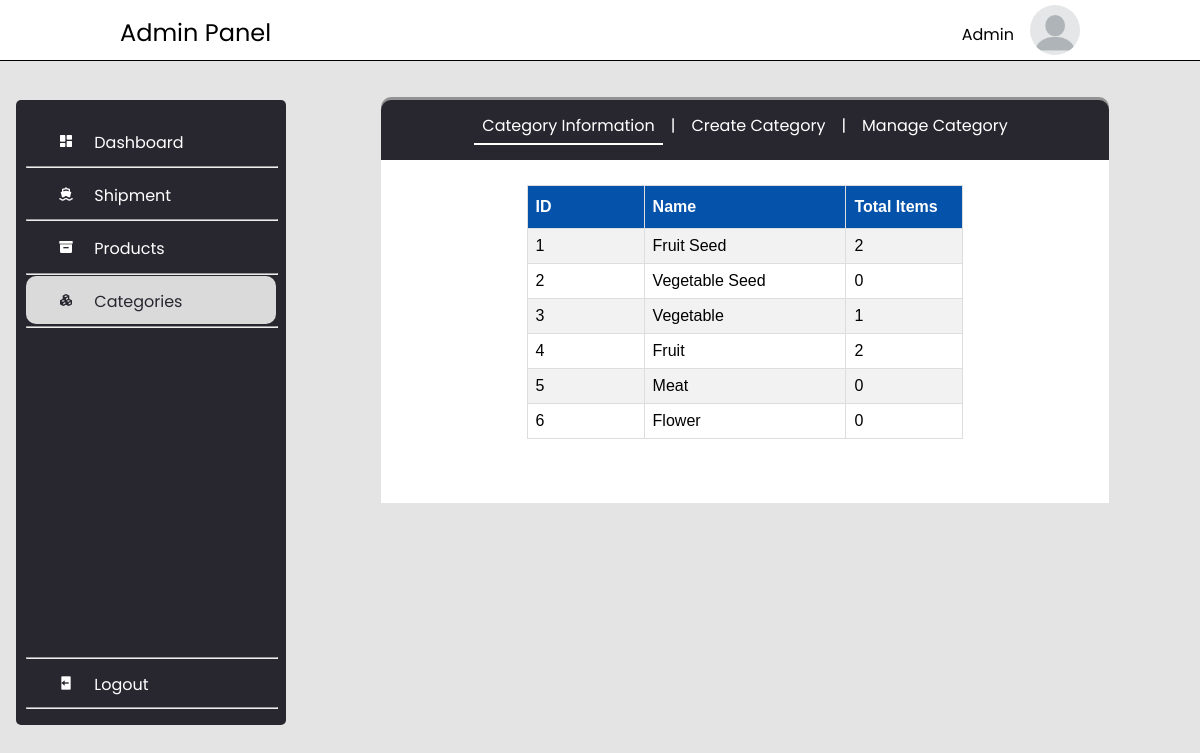
Page /admin/category_information.php (signed in) on the committed database.
### tables this page shows
CREATE TABLE `user` (
  `uid` int(255) NOT NULL,
  `email` varchar(255) NOT NULL,
  `username` varchar(255) NOT NULL,
  `password` varchar(255) NOT NULL,
  `permission` varchar(255) NOT NULL DEFAULT 'member',
  `profile_pic` varchar(255) NOT NULL DEFAULT 'user.jpg',
  `join_date` date DEFAULT current_timestamp()
);

CREATE TABLE `categories` (
  `categories_id` int(11) NOT NULL,
  `name` varchar(255) NOT NULL
);

### admin/category_information.php (the view, shortened to what this page needs)
<?php
    include('../server.php');
    $uid = $_SESSION["uid"];
    $sql_userInformation = "SELECT * FROM user WHERE uid='$uid'";
    $res_userInformation = mysqli_query($conn, $sql_userInformation);
    $row_userInformation = mysqli_fetch_array($res_userInformation);
    $username = $row_userInformation['username'];
?>
<!DOCTYPE html>
<html lang="en">
<head>
    <link rel="stylesheet" href="../css/dashboard.css">
    <link href='https://unpkg.com/boxicons@2.0.7/css/boxicons.min.css' rel='stylesheet'>
</head>
<body class="body">
    <header>
        <div class="container-wrapper">
            <div id="container-wrapper-item1">
                <span id="admin-panel">Admin Panel</span>
            </div>
            <div id="container-wrapper-item2">
                <span id="wrapper-username"><?php echo $username; ?></span>
                <img id="wrapper-staff-pic" src="../resource/staff_pic/default.png"></img>
            </div>
        </div>
    </header>
    <div style="height: 60px; width: 100%;"></div>
    <section id="main-container">
        <div class="nav-menu">
            <a style="text-decoration: none;" href="index.php">
                <div class="nav-menu-items">
                    <i class='bx bxs-dashboard icon'></i>
                    <span>Dashboard</span>
                </div>
            </a>
            <hr>
            <a href="shipment_information.php" style="text-decoration: none;">
                <div class="nav-menu-items">
                    <i class='bx bxs-ship icon'></i>
                    <span>Shipment</span>
                </div>
            </a>
            <hr>
            <a href="product_information.php" style="text-decoration: none;">
                <div class="nav-menu-items">
                    <i class='bx bxs-box icon'></i>
                    <span>Products</span>
                </div>
            </a>
            <hr>
            <a href="category_information.php" style="text-decoration: none;">
                <div style="background-color: rgb(218, 218, 218); border-radius: 10px; color: #282730;" class="nav-menu-items">
                    <i class='bx bxs-component icon'></i>
                    <span>Categories</span>
                </div>
            </a>
            <hr>
            <a href="logout.php">
                <div id="logout-menu" class="nav-menu-items">
                    <hr>
                    <i class='bx bxs-log-out icon'></i>
                    <span>Logout</span>
                    <hr>
                </div>
            </a>
        </div>
        <div class="nav-bar-breaker">
        </div>
        <div class="main-container">
            <div class="container-nav-bar">
                <div style="border-bottom: 2px solid white;" class="container-nav-bar-items">
                    <span>Category Information</span>
                </div>
                <div class="container-nav-bar-items">
                    <span>|</span>
                </div>
                <a style="text-decoration: none;" href="category_create.php">
                    <div class="container-nav-bar-items">
                        <span>Create Category</span>
                    </div>
                </a>
                <div class="container-nav-bar-items">
                    <span>|</span>
                </div>
                <a style="text-decoration: none;" href="category_manage.php">
                    <div class="container-nav-bar-items">
                        <span>Manage Category</span>
                    </div>
                </a>
            </div>
            <div class="container-items">
                <div style="width: 60%; margin: auto;">
                    <br>
                    <table id="styling-table1">
                        <tr>
                            <th style="width: 100px;">ID</th>
                            <th>Name</th>
                            <th style="width: 100px;">Total Items</th>
                        </tr>
                            <?php
                                $rec_limit = 6;
                                if(!empty($_REQUEST["page"])){
                                $page = $_REQUEST['page'];
                                $offset = ($page - 1) * $rec_limit;
                                }else{
                                    $offset = 0;
                                }
                                $sql2 = "Select * from categories limit $offset, $rec_limit";
                                $result = mysqli_query($conn,$sql2);
                                if(mysqli_num_rows($result) > 0){
                                    while($row = mysqli_fetch_assoc($result)){
                                        $num_of_items = 0;
                                        $categoryID = $row['categories_id'];
                                        $sql_countItems = "SELECT * FROM product WHERE categories_id='$categoryID'";
                                        $res_countItems = mysqli_query($conn, $sql_countItems);
                                        if(mysqli_num_rows($res_countItems) > 0){
                                            while($totalNumOfItem = mysqli_fetch_array($res_countItems)){
                                                $num_of_items =  $num_of_items + 1;
                                            }
                                        }
                                        echo "<tr>";
                                            echo "<td>".$row['categories_id']."</td>";
                                            echo "<td>".$row['name']."</td>";
                                            echo "<td>".$num_of_items."</td>";
                                        echo "</tr>";
                                    }
                                }else{
                                    echo "<tr>";
                                        echo "<td style='text-align: center;' colspan='3'>Empty!</td>";
                                    echo "</tr>";
                                }
                                echo "</table>";
                            ?>
                </div>
            </div>
        </div>
    </section>
</body>
</html>

### css/dashboard.css (style rules this page uses)
body { margin: 0px; padding: 0px; font-family: "Poppins", sans-serif; background-color: rgb(228, 228, 228); padding-bottom: 5rem; }
header { position: fixed; background-color: white; width: 100%; height: 60px; border-bottom: 1px solid black; z-index: 10; }
.container-wrapper { display: flex; width: 80%; height: 100%; margin: auto; }
.container-wrapper div { width: 100%; }
#container-wrapper-item1 { margin-top: 15px; display: flex; justify-content: left; }
#container-wrapper-item2 { margin-top: 15px; display: flex; justify-content: right; }
#admin-panel { font-size: 1.5rem; }
section { display: flex; }
#wrapper-staff-pic { border-radius: 50%; width: 50px; height: 50px; margin-top: -10px; display: inline; }
#wrapper-username { margin-right: 1rem; margin-top: 7px; }
#main-container { height: 100%; min-width: 900px; }
.nav-menu { position: absolute; background-color: #282730; padding: 10px; padding-top: 15px; width: 250px; height: 75%; margin-top: 2.5rem; margin-left: 1rem; border-radius: 5px; z-index: 5; }
.nav-menu div { color: white; margin-top: 0.1rem; margin-bottom: 0.1rem; }
#logout-menu { position: absolute; width: 250px; bottom: 0; margin-bottom: 1rem; }
.nav-menu-items i { margin-right: 1rem; margin-left: 2rem; margin-top: 1rem; margin-bottom: 1rem; }
.nav-menu hr { width: 100%; margin-top: 0px; margin-bottom: 0px; }
.main-container { margin: auto; width: 100%; }
.nav-bar-breaker { width: 290px; min-width: 290px; }
.container-items { margin: auto; width: 80%; background-color: white; padding-bottom: 2rem; }
.container-nav-bar { margin: auto; background-color: #282730; width: 80%; height: 60px; margin-top: 40px; display: flex; border-radius: 10px 10px 0px 0px; box-shadow: rgb(146, 146, 146) 0px -3px; justify-content: center; }
.container-nav-bar-items span { color: white; margin-left: 0.5rem; margin-right: 0.5rem; }
.container-nav-bar-items { height: 30px; margin-top: 13px; }
#styling-table1 { font-family: Arial, Helvetica, sans-serif; border-collapse: collapse; width: 100%; }
#styling-table1 td, #styling-table1 th { border: 1px solid #ddd; padding: 8px; }
#styling-table1 tr:nth-child(even) { background-color: #f2f2f2; }
#styling-table1 th { padding-top: 12px; padding-bottom: 12px; text-align: left; background-color: #0452aa; color: white; }

### rows in the picture
user: username "Admin"
categories: categories_id "1", name "Fruit Seed", num_of_items "2"
categories: categories_id "2", name "Vegetable Seed", num_of_items "0"
categories: categories_id "3", name "Vegetable", num_of_items "1"
categories: categories_id "4", name "Fruit", num_of_items "2"
categories: categories_id "5", name "Meat", num_of_items "0"
categories: categories_id "6", name "Flower", num_of_items "0"
